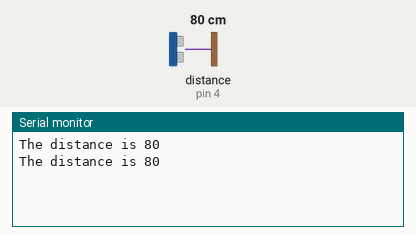
Recording of a sketch running on a simulated Arduino Uno, built with avr-gcc and run on an emulated ATmega328P. On the bench: the last lines printed to the serial monitor. Wiring (inferred from the names in the program): ultrasonic range finder: trigger pin 3; echo pin 4. The inputs (shaded band) are chosen by the test bench; at power-on: distance to the obstacle (sensor on pin 4) 80 cm. The echo pulse lasts 58.3 µs per cm.

Above: at 5.8 s.
5.9 s: distance to the obstacle (sensor on pin 4) set to 2 cm
At 11.2 s:
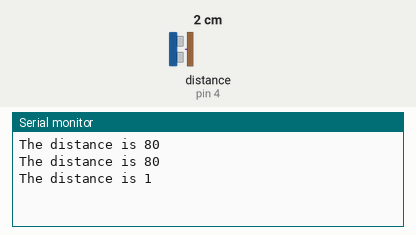
11.9 s: distance to the obstacle (sensor on pin 4) set to 4 cm
At 16.3 s:
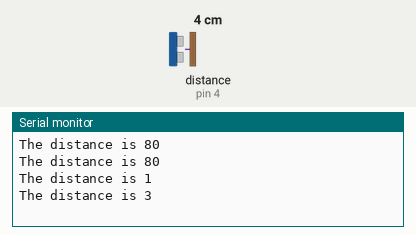
Timing chart, 0 to 17.8 s (numbered marks = the images above; inputs shaded):
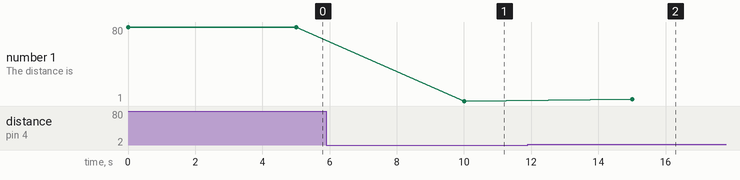

The sketch:

Distance_Sensor.ino
```cpp
int trig=3;
int echo=4;

void setup(){
  Serial.begin(4800);
}
void loop(){
  pinMode(trig,OUTPUT);
  long duration, Cm;
  //long microsecondsToCentimeters(float microseconds);
  //long microseconds;
  digitalWrite (trig,LOW);
  delayMicroseconds(2);
  digitalWrite(trig,HIGH);
  delayMicroseconds(10);
  digitalWrite(trig,LOW);
  pinMode(echo,INPUT);
  duration=pulseIn(echo,HIGH);
  Cm = microsecondsToCentimeters(duration);
  Serial.print("The distance is ");
  Serial.println(Cm);
  delay(5000);
}

long microsecondsToCentimeters (long microseconds)
{
   return microseconds /29 /2;
  }
```

Measured:
- after the input at 5.9 s, the serial monitor: prints a new line after 4.1 s (image 1)
- after the input at 11.9 s, the serial monitor: prints a new line after 3.1 s (image 2)
- plotted number 1: 80 → 1 after the input at 5.9 s, 1 → 3 after the input at 11.9 s
